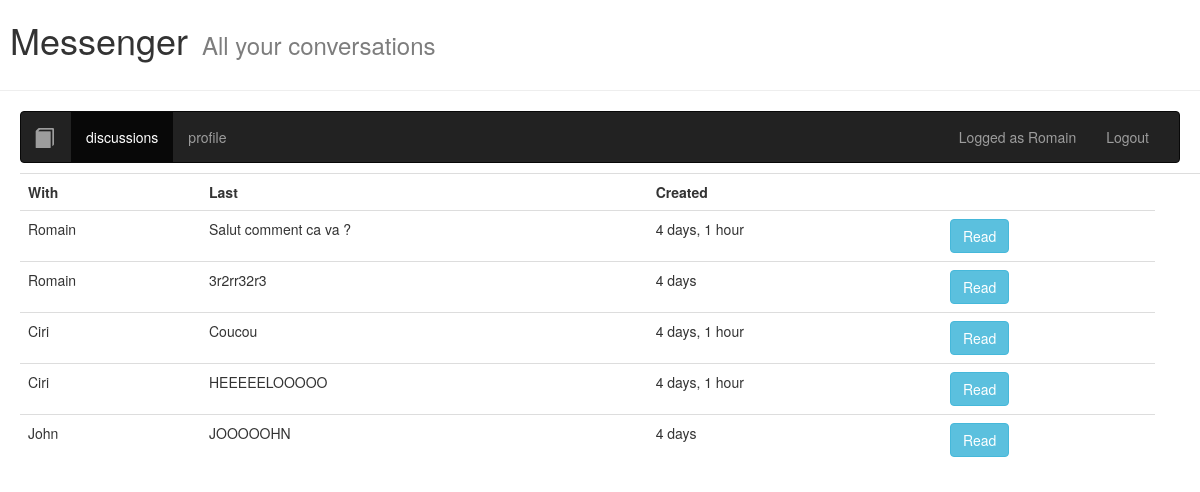
Screenshot of /message/ (signed in) with the database file from the repository.
### messenger/models.py (models this page shows)
class Message(models.Model):
	sender = models.ForeignKey(User, on_delete = models.CASCADE, null = False, related_name='sender') #clé étrangère référençant la personne envoyant le msg
	receiver = models.ForeignKey(User, on_delete = models.CASCADE, null = False, related_name='receiver') #clé étrangère référençant la personne envoyant le msg
	created = models.DateTimeField(auto_now_add = True, null = False) #champ DateTime qui se set a NOW a sa creation, correspond à l'envoi du message
	content = models.TextField(null = False) # champ de texte, le contenu du message
	def __str__(self):
		return self.content

### messenger/views/detail.py (the view)
# urls.py: path('message/', Detail.as_view(), name='message_detail'),
class Detail(ListView):
	template_name = 'messenger/detail.html' #on surcharge le nom du template utiliser par la vue quand on appelle ArticlesListView.as_view()
	model = Message
	def get_context_data(self, **kwargs):
		context = super().get_context_data(**kwargs)
		f = LoginForm(auto_id=False)
		context["login_form"] = f
		print(context)
		return context
	def get_queryset(self): #on surcharge la methode get query set pour ne voir que les article du user
		ret = self.model.objects.filter((Q(sender = self.request.user) | Q(receiver = self.request.user)))
		return ret

### messenger/templates/messenger/detail.html (shortened to what this page needs)
{% extends 'messenger/base.html' %}
{% load bootstrap3 %}
{% load i18n %}
{% block content %}
<div>
    <h1 style="display: inline-block ; margin-left: 10px">Messenger</h1>
    <h3 style="display: inline-block; margin-left: 10px; color: rgb(125, 125, 125)">
        {% trans 'All your conversations' %}
    </h3>
    <hr>
  {% include 'messenger/nav.html' %}
  <div class="table-responsive" style="padding-left: 20px;" >
    <table class="table table-hover">
      <tr>
        <th>{% trans 'With' %}</th>
        <th>{% trans 'Last' %}</th>
        <th>{% trans 'created' %}</th>
        <th></th>
        <th></th>
      </tr>
      {% for message in object_list %}
      <tr>
        <td>{{ message.sender}}</td>
        <td>{{ message.content|truncatechars:30 }}</td>
        <td>{{ message.created|timesince}}</td>
        <td><a class="btn btn-info" href="{% url 'message_detail' %}">Read</a></td>
      </tr>
      {% endfor %}
    </table>
  </div>
{% endblock %}

### messenger/templates/messenger/nav.html (shortened to what this page needs)
{% load static %}
{% load bootstrap3 %}
{% load i18n %}
<nav style="padding-left: 20px; margin: 10px 20px"  class="navbar navbar-inverse">
    <div class="container-fluid">
      <div class="navbar-header">
        <ul class="nav navbar-nav navbar-right">
            <li>
                <a class="navbar-brand" href="{% url 'home' %}">
                    <span style="margin-left:-22px; font-size:20px" class="glyphicon glyphicon-book " aria-hidden="true"></span>
                </a>
            </li>
            <li class="active">
                {% if user.is_authenticated %}
                <a href="{% url 'discussions' %}"> {% trans 'discussions' %} </a>
                {% endif %}
            </li>
            {% if not user.is_authenticated %}
                <li><a href="{% url 'register' %}">{% trans 'Register' %}</a></li>
            {% else %}
            <li><a href="{% url 'profile' %}">{% trans 'profile' %}</a></li>
            {% endif %}
        </ul>
    </div>
    <div class="container-fluid">
        <ul class="nav navbar-nav navbar-right">
            {% if user.is_authenticated %}
            <li >
              <a href="#">Logged as {{request.user.username}}</a>
            </li>
            <li >
              <a href="{% url 'logout' %}">{% trans 'Logout' %}</a>
            </li>
            {% endif %}
          </ul>
        </div>
      </div>
    </div>

### messenger/templates/messenger/base.html (style rules this page uses)
th { text-transform: capitalize; }

### rows the page displays
Message: sender "Romain", content "Salut comment ca va ?", created "4 days, 1 hour"
Message: sender "Romain", content "3r2rr32r3", created "4 days"
Message: sender "Ciri", content "Coucou", created "4 days, 1 hour"
Message: sender "Ciri", content "HEEEEELOOOOO", created "4 days, 1 hour"
Message: sender "John", content "JOOOOOHN", created "4 days"

### other values shown
{{ request.user.username }} "Romain"
